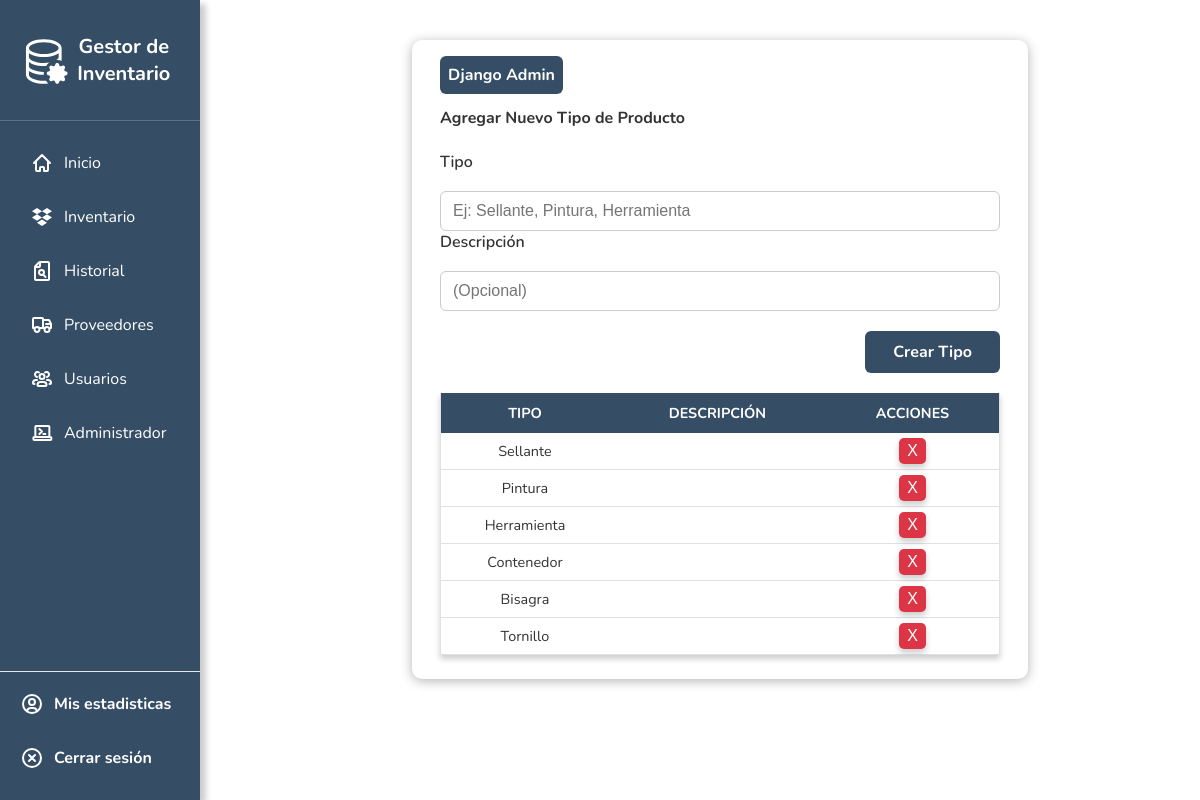
Page /settings/ (signed in) on the committed database.
### inventory/models.py (models this page shows, shortened)
class ProductType(models.Model):
    name = models.CharField(max_length=100, unique=True)
    description = models.TextField(blank=True, null=True)
    is_active = models.BooleanField(default=True)
    created_at = models.DateTimeField(auto_now_add=True)
    class Meta:
        verbose_name = "Tipo de Producto"
        verbose_name_plural = "Tipos de Productos"

### inventory/decorators.py (the view)
    def wrapper(request, *args, **kwargs):
        if not request.user.is_authenticated:
            return redirect('login')
        elif not request.user.is_staff:
            return render(request, 'inv/403.html', status=403)
        else:
            return function(request, *args, **kwargs)

### inventory/forms.py (shortened to what this page needs)
class ProductTypeForm(forms.ModelForm):
    class Meta:
        model = ProductType
        fields = ['name', 'description', 'is_active']
        labels = {
            'name': 'Nombre del Tipo',
            'description': 'Descripción',
            'is_active': 'Activo'
        }

### inventory/views.py (called while the page is built)
@staff_required
def settings_view(request):
    if request.method == 'POST':
        form = ProductTypeForm(request.POST)
        if form.is_valid():
            form.save()
            messages.success(request, "Tipo de producto creado exitosamente.")
            return redirect('settings_view')
        else:
            for error in form.errors.values():
                messages.error(request, error[0])
    else:
        form = ProductTypeForm()
    product_types = ProductType.objects.all()
    return render(request, 'inv/settings.html', {
        'product_types': product_types,
        'form': form
    })

### inventory/templates/inv/settings.html (shortened to what this page needs)
{% extends 'inv/base.html' %}
{% load static %}
{% block body %}
<div class="add-product-container">
  <form method="POST" class="add-product-form" action="{% url 'settings_view' %}">
    <a href="/admin/" class="btn-dj-admin" target="_blank">
      Django Admin
    </a>
    <h4>Agregar Nuevo Tipo de Producto</h4>
    <div class="add-product-group">
      <label for="id_name" class="add-product-label">Tipo</label>
      <div class="add-product-field">
        <input type="text" name="name" id="id_name" class="form-control"
          placeholder="Ej: Sellante, Pintura, Herramienta" required>
      </div>
      <label for="id_description" class="add-product-label">Descripción</label>
      <div class="add-product-field">
        <input type="text" name="description" id="id_description" class="form-control" placeholder="(Opcional)">
      </div>
      <div class="add-product-btn-wrap">
        <a href="#" class="add-product-btn" id="crear-tipo-link">Crear Tipo</a>
      </div>
    </div>
    <div class="add-product-table-wrap">
      <table class="table-type">
        <thead>
          <tr>
            <th>Tipo</th>
            <th>Descripción</th>
            <th>Acciones</th>
          </tr>
        </thead>
        <tbody>
          {% for tipo in product_types %}
          <tr>
            <td>{{ tipo.name }}</td>
            <td>{{ tipo.description }}</td>
            <td>
              <form method="POST" action="{% url 'delete_product_type' tipo.pk %}" style="display:contents;">
                <button class="btn-product-type-delete" onclick="event.preventDefault(); document.getElementById('custom-modal').style.display='block'; document.getElementById('custom-modal-overlay').style.display='block';">X</button>
              </form>
            </td>
          </tr>
          {% empty %}
          <tr>
            <td colspan="3">No hay tipos de producto registrados.</td>
          </tr>
          {% endfor %}
        </tbody>
      </table>
    </div>
  </form>
</div>
{% endblock %}

### inventory/static/css/style.css (style rules this page uses)
.form-control { border-radius: 6px; border: 1px solid #ced4da; padding: 10px 12px; font-size: 1rem; margin-top: 10px; transition: border-color 0.2s; }
.btn-dj-admin { font-size: 1rem; font-weight: bold; background-color: #354e66; color: #fff; padding: 1vh; border: none; border-radius: 6px; cursor: pointer; transition: background 0.2s; text-decoration: none; }
.add-product-label { display: block; margin-bottom: 8px; font-weight: 600; color: #333; }
.add-product-field input, .add-product-field select, .add-product-field textarea { width: 100%; padding: 10px 12px; border: 1px solid #ccc; border-radius: 6px; font-size: 1rem; box-sizing: border-box; transition: border-color 0.2s; }
.add-product-btn-wrap { display: flex; gap: 20px; justify-content: flex-end; align-items: center; text-decoration: none; }
.add-product-btn { font-size: 1rem; font-weight: bold; background-color: #354e66; color: #fff; padding: 10px 28px; border: none; border-radius: 6px; cursor: pointer; transition: background 0.2s; text-decoration: none; }
form { max-width: 70vh; margin: 32px auto 0 auto; padding: 24px 28px; background: #ffffff; border-radius: 10px; box-shadow: 0 2px 12px rgba(0, 0, 0, 0.3); }
.table-type { border-left: 1px solid #dee2e6; border-right: 1px solid #dee2e6; border-collapse: collapse; width: 100%; overflow: hidden; margin-top: 20px; box-shadow: 0 4px 6px rgba(0, 0, 0, 0.2); }
.table-type th { border-collapse: collapse; background-color: #354e66; color: white; text-align: center; padding: 10px; font-weight: bold; text-transform: uppercase; font-size: 0.9rem; }
.table-type td { text-align: center; padding: 5px; vertical-align: middle; border-bottom: 1px solid #dee2e6; font-size: 0.9rem; }
.add-product-btn-wrap { margin-top: 20px; }
.btn-product-type-delete { align-items: center; border: none; border-radius: 5px; text-decoration: none; font-size: 1rem; padding: .5vh 1vh; background-color: #dc3545; color: white; box-shadow: 0 4px 6px rgba(0, 0, 0, 0.2); cursor: pointer; }

### rows in the picture
ProductType: name "Sellante"
ProductType: name "Pintura"
ProductType: name "Herramienta"
ProductType: name "Contenedor"
ProductType: name "Bisagra"
ProductType: name "Tornillo"
